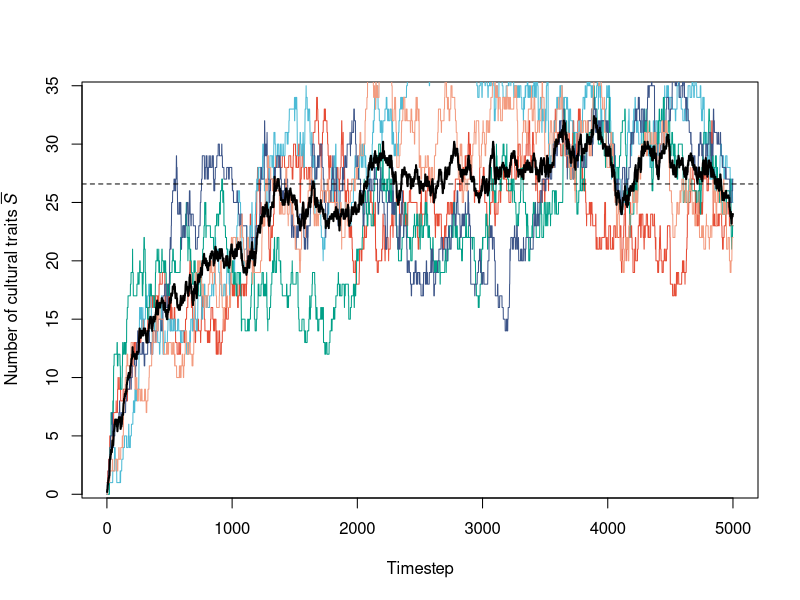
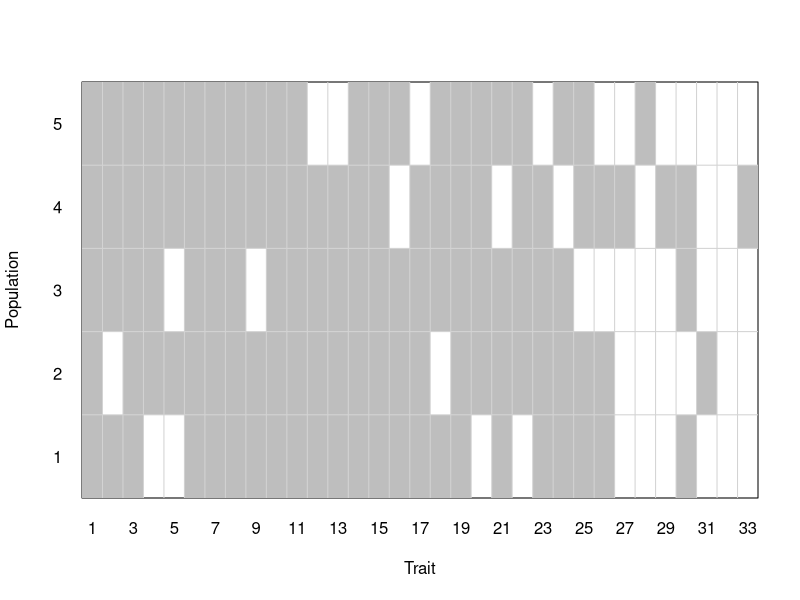
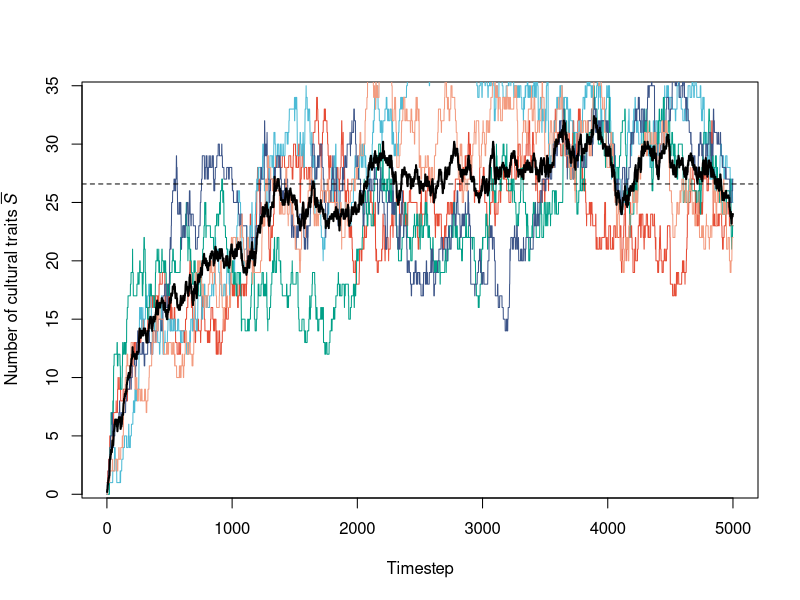
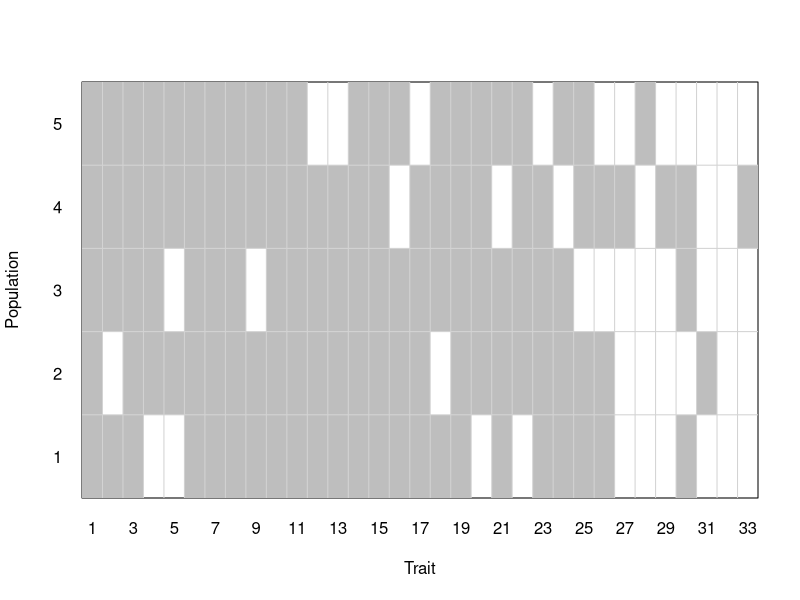

The R source for these figures, in order: (Note: a time limit stopped this script after it produced the figures.)

# model 1: cultural traditions---------------------------

# parameters:
# N, number of individuals per population
# p, number of populations (so total number of individuals is pN)
# a, prob of social learning each trait of random target
# mu, expected number of traits to be invented
# m, expected number of individuals migrating out of population
# t_max, maximum number of timesteps

# outcomes:
# S, total number of unique traits in the population
# s, mean cultural similarity between groups (when p>1)


kempe_model1 <- function(N = 100, p = 5, a = 0.9, mu = 0.1, m = 0, t_max = 5000) {
  
  # trait matrix: each column is an agent, each row is a trait. 1=know that trait
  traits <- matrix(0, nrow = 100, ncol = p*N) 
  
  # record total number of traits in each population
  num_traits <- matrix(NA, nrow = t_max, ncol = p)
  
  # record final traits known in each population
  final_traits <- matrix(NA, nrow = 100, ncol = p)
  
  for (t in 1:t_max) {
    
    for (pop in 1:p) {
      
      # 1. pick random individual and replace with naive
      new_agent <- (pop-1)*N + sample(N, 1)
      traits[,new_agent] <- 0
      
      # 2. naive picks random other agent and copies their traits with prob a per trait
      demonstrator <- sample(setdiff(seq((pop-1)*N + 1, (pop-1)*N + N), new_agent), 1)
      demonstrator_traits <- which(traits[,demonstrator] == 1)
      copy_prob <- runif(nrow(traits)) < a
      for (i in demonstrator_traits) if (copy_prob[i]) traits[i,new_agent] <- 1
      
      # 3. naive innovates new traits with expectation mu, using poisson distribution
      num_innovate <- rpois(1, mu)
      if (sum(num_innovate) > 0) {
        for (i in 1:num_innovate) {
          traits[which(rowSums(traits[,((pop-1)*N+1):((pop-1)*N+N)]) == 0)[1], new_agent] <- 1
        }
      }
      
      # 4. naive migrates with prob m/2 to random other population
      if (p > 1 & runif(1) < (m/2)) {
        if (p == 2) destination <- (1:p)[-pop]
        if (p > 2) destination <- sample((1:p)[-pop], 1)
        return_migrant <- sample(((destination-1)*N+1):((destination-1)*N+N), 1)
        return_migrant_traits <- traits[,return_migrant]
        traits[,return_migrant] <- traits[,new_agent]
        traits[,new_agent] <- return_migrant_traits
      }
      
      # store number of traits for this population
      num_traits[t,pop] <- sum(rowSums(traits[,((pop-1)*N+1):((pop-1)*N+N)]) > 0)
      
      # store final traits if t=t_max
      if (t == t_max) final_traits[,pop] <- rowSums(traits[,((pop-1)*N+1):((pop-1)*N+N)]) > 0
    }
    
  }
  
  # expected number of traits, S, from Strimling et al. (2009) equation 3
  expected_S <- (mu*N/a)*log((1/(1-a))) + mu / (1-a)
  
  # observed mean number of traits in last 50% of timesteps
  observed_S <- mean(tail(num_traits, t_max/2))
  
  # observed final number of traits at last timestep
  S <- mean(tail(num_traits, 1))
  
  # mean similarity between populations, s
  # number of traits in either population / number of traits in both populations
  # averaged across all possible pairs of populations
  s <- 0
  if (p > 1) {
    
    for (i in 1:(p-1)) {
      for (j in (i+1):p) {
        # avoid divide by zero when neither group knows any traits
        if (sum(final_traits[,i] + final_traits[,j] > 0) > 0) {
          s <- s + sum(final_traits[,i] + final_traits[,j] > 1) / sum(final_traits[,i] + final_traits[,j] > 0)
        }
      }
    }
    
    s <- s / choose(p,2)
  }
  
  # output
  list(num_traits = num_traits,
       final_traits = final_traits,
       expected_S = expected_S,
       observed_S = observed_S,
       S = S,
       s = s)
}

## run model 1-------------------------------

kempe_model1_output <- kempe_model1()

## fig1a, time series of S-----------------------------------

kempe_fig1a <- function(kempe_model1_output) {
  
  # plot number of traits over time
  cols <- c("#E64B35","#4DBBD5","#00A087","#3C5488","#F39B7F","#8491B4","#91D1C2","#DC0000","#7E6148","#B09C85")
  
  num_traits <- kempe_model1_output$num_traits
  
  plot(num_traits[,1], type = 'l', col = cols[1],
       ylab = expression(Number~of~cultural~traits~italic(bar(S))),
       xlab = "Timestep")
  if (ncol(num_traits) > 1) {
    for (pop in 2:ncol(num_traits)) lines(num_traits[,pop], type = 'l', col = cols[pop])
    lines(rowMeans(num_traits), type = 'l', lwd = 2)
  }
  abline(h = kempe_model1_output$expected_S, lty = 2)
  
}

kempe_fig1a(kempe_model1_output)

data.frame(expected_S = kempe_model1_output$expected_S, 
           observed_S = kempe_model1_output$observed_S)

# save plot
png(file = "fig1a.png", width = 7, height = 5, units = "in", res = 600)
kempe_fig1a(kempe_model1_output)
dev.off()

## fig 1b, example trait profile for p groups--------------------

kempe_fig1b <- function(kempe_model1_output) {
  
  # highest known trait
  h <- max(which(rowSums(kempe_model1_output$final_traits) > 0))
  
  # truncate data to traits known by at least one population
  profiles <- kempe_model1_output$final_traits[1:h,]
  p <- ncol(profiles)
  
  plot(1, type="n", xlab="Trait", ylab="Population", 
       xlim=c(0, h), ylim=c(0, p),
       yaxt = "n", xaxt = "n",
       xaxs = "i", yaxs = "i")
  axis(1, at = 0.5:(h-0.5),
       labels = 1:h,
       tick = F, las = 1)
  axis(2, at = 0.5:(p-0.5),
       labels = 1:p,
       tick = F, las = 1)
  
  for (i in 1:h) {
    for (j in 1:p) {
      if (profiles[i,j]) rect(i-1,j-1,i,j, col = "grey", lwd = 0)
    }
  }
  
  grid(nx = h, ny = p, lty = 1)
  
}

kempe_fig1b(kempe_model1_output)

# save plot
png(file = "fig1b.png", width = 7, height = 4, units = "in", res = 600)
kempe_fig1b(kempe_model1_output)
dev.off()


## figure 2a, s against N------------------------

fig2a_data <- data.frame(N = seq(10,100,10),
                         s = rep(0, 10))
r_max <- 1500  # independent runs per data point
counter <- 0

for (i in 1:nrow(fig2a_data)) {
  for (r in 1:r_max) {
    
    counter <- counter + 1
    cat("Run", counter, "of", nrow(fig2a_data)*r_max, fill=T)
    
    fig2a_data$s[i] <- fig2a_data$s[i] + kempe_model1(a = 0.9, p = 5, mu = 0.1, 
                                                      m = 0, t_max = 2000, 
                                                      N = fig2a_data$N[i])$s
    
  }
}
fig2a_data$s <- fig2a_data$s / r_max

# save data
save(fig2a_data, file = "fig2a_data.Rda")

# load data
#load(file = "fig2a_data.Rda")

kempe_fig2a <- function(fig2a_data) {
  
  plot(y = fig2a_data$s, x = fig2a_data$N, type = 'b', 
       ylab = expression(Mean~similarity~between~populations~italic(bar(s))),
       xlab = expression(Population~size~italic(N)))
  
}

kempe_fig2a(fig2a_data)

# save plot
png(file = "fig2a.png", width = 7, height = 5, units = "in", res = 600)
kempe_fig2a(fig2a_data)
dev.off()


## figure 2b, s against a, no migration---------------------------------

fig2b_data <- data.frame(a = seq(0.1,0.9,0.1),
                         s = rep(0, 9))
r_max <- 1500  # independent runs per data point
counter <- 0

for (i in 1:nrow(fig2b_data)) {
  for (r in 1:r_max) {
    
    counter <- counter + 1
    cat("Run", counter, "of", nrow(fig2b_data)*r_max, fill=T)
    
    fig2b_data$s[i] <- fig2b_data$s[i] + kempe_model1(N = 50, p = 5, mu = 0.1, 
                                                      t_max = 2000, m = 0,
                                                      a = fig2b_data$a[i])$s
    
  }
}
fig2b_data$s <- fig2b_data$s / r_max

# save data
save(fig2b_data, file = "fig2b_data.Rda")

# load data
#load(file = "fig2b_data.Rda")

kempe_fig2b <- function(fig2b_data) {
  
  plot(y = fig2b_data$s, x = fig2b_data$a, type = 'b', 
       ylab = expression(Mean~similarity~between~populations~italic(bar(s))),
       xlab = expression(Accuracy~of~social~learning~italic(a)))
  
}

kempe_fig2b(fig2b_data)

# save plot
png(file = "fig2b.png", width = 7, height = 5, units = "in", res = 600)
kempe_fig2b(fig2b_data)
dev.off()
  

## fig 2c, contour plot for s, a and N----------------------------

N_values <- seq(10,100,10)
a_values <- seq(0.1,0.9,0.1)
r_max <- 1500

# cols are N values, rows are a values 
s_matrix <- matrix(0, ncol = length(N_values), nrow = length(a_values))

counter <- 0

for (N in N_values) {
  for (a in a_values) {
    for (r in 1:r_max) {
      
      counter <- counter + 1
      cat("Run", counter, "of", length(s_matrix)*r_max, fill=T)
      
      s_matrix[which(a_values == a), which(N_values == N)] <- 
        s_matrix[which(a_values == a), which(N_values == N)] +
        kempe_model1(t_max=2000, p=5, mu=0.1, m=0, N=N, a=a)$s
      
    }
  }
}
s_matrix <- s_matrix / r_max

# save data
save(s_matrix, file = "s_matrix.Rda")

# load data
#load(file = "s_matrix.Rda")

kempe_fig2c <- function(a_values, N_values, s_matrix) {
  
  contour(x = a_values, y = N_values, z = s_matrix,
          levels = seq(0.3,0.65,0.1),
          xlab = expression(Accuracy~of~social~learning~italic(a)),
          ylab = expression(Population~size~italic(N)),
          xaxs = "i", yaxs = "i")
  
}

kempe_fig2c(a_values, N_values, s_matrix)

# save plot
png(file = "fig2c.png", width = 7, height = 5, units = "in", res = 600)
kempe_fig2c(a_values, N_values, s_matrix)
dev.off()

## fig 3a, m and S------------------------

fig3_data <- data.frame(m = seq(0,0.5,0.05),
                         S = rep(0, 11),
                         s = rep(0, 11))

r_max <- 2000  # independent runs per data point
counter <- 0

for (i in 1:nrow(fig3_data)) {
  for (r in 1:r_max) {
    
    counter <- counter + 1
    cat("Run", counter, "of", nrow(fig3_data)*r_max, fill=T)
    
    d <- kempe_model1(a = 0.9, p = 5, mu = 0.1, 
                      t_max = 2000, N = 50,
                      m = fig3_data$m[i])
    fig3_data$S[i] <- fig3_data$S[i] + d$S
    fig3_data$s[i] <- fig3_data$s[i] + d$s
    
  }
}

fig3_data$S <- fig3_data$S / r_max
fig3_data$s <- fig3_data$s / r_max

# save data
save(fig3_data, file = "fig3_data.Rda")

# load data
#load(file = "fig3_data.Rda")

kempe_fig3a <- function(fig3_data) {
  
  plot(y = fig3_data$S, x = fig3_data$m, type = 'b', 
       ylab = expression(Mean~number~of~traits~italic(bar(S))),
       xlab = expression(Migration~rate~italic(m)))
  
}

kempe_fig3a(fig3_data)

# save plot
png(file = "fig3a.png", width = 7, height = 5, units = "in", res = 600)
kempe_fig3a(fig3_data)
dev.off()


## fig 3b, m and s------------------------

kempe_fig3b <- function(fig3_data) {
  
  plot(y = fig3_data$s, x = fig3_data$m, type = 'b', 
       ylab = expression(Mean~similarity~between~populations~italic(bar(s))),
       xlab = expression(Migration~rate~italic(m)))
  
}

kempe_fig3b(fig3_data)

# save plot
png(file = "fig3b.png", width = 7, height = 5, units = "in", res = 600)
kempe_fig3b(fig3_data)
dev.off()


# model 2: cumulative culture---------------------

# parameters:
# N, number of individuals
# a, prob of social learning each trait level of n random targets
# n, number of demonstrators
# mu, expected number of traits to be invented
# t_max, maximum number of timesteps

# output
# l, mean trait level per timestep
# final traits at end of sim

kempe_model2 <- function(N = 100, a = 0.7, mu = 0.1, n = 3, t_max = 10000) {
  
  # trait vector: trait level of each agent
  traits <- rep(0,N) 
  
  # record mean trait level at each timestep
  mean_level <- rep(NA, t_max)
  
  for (t in 1:t_max) {
      
      # 1. pick random individual and replace with naive
      new_agent <- sample(N, 1)
      traits[new_agent] <- 0
      
      # 2. naive picks n random other agents and copies their traits with prob a per trait
      dems <- sample((1:N)[-new_agent], n)
      # for each demonstrator i
      for (i in dems) {
        # if dem has higher level than new agent
        if (traits[i] > traits[new_agent]) {
          # for each higher level j
          for (j in (traits[new_agent]+1):traits[i]) {
            # with probability a
            if (runif(1) < a) {
              # copy trait
              traits[new_agent] <- j
            } else {
              # otherwise stop and move to next dem
              break
            }
          }
        }
      }
      
      # 3. naive innovates new trait with probability mu
      if (runif(1) < mu) traits[new_agent] <- traits[new_agent] + 1
      
      # store mean trait level l
      mean_level[t] <- mean(traits)
    
  }
  
  # output
  list(mean_level = mean_level,
       final_traits = traits)
  
}

## run model 2-----------------------

kempe_model2_output <- kempe_model2()

## fig 4a, time series for l---------------

kempe_fig4a <- function(kempe_model2_output) {
  
  plot(kempe_model2_output$mean_level, type = 'l',
       ylab = expression(Average~level~~italic(bar(l))),
       xlab = "Timestep")
  
}

kempe_fig4a(kempe_model2_output)

# save plot
png(file = "fig4a.png", width = 7, height = 5, units = "in", res = 600)
kempe_fig4a(kempe_model2_output)
dev.off()


## fig 4b, trait distribution---------------

kempe_fig4b <- function(kempe_model2_output) {
  
  barplot(table(kempe_model2_output$final_traits) / length(kempe_model2_output$final_traits),
          ylab = "Proportion of population",
          xlab = "Level")
  
}

kempe_fig4b(kempe_model2_output)

# save plot
png(file = "fig4b.png", width = 6, height = 5, units = "in", res = 600)
kempe_fig4b(kempe_model2_output)
dev.off()


## fig 5a, l and n---------------

fig5a_data <- data.frame(n = 1:10,
                         l = rep(0, 10))
r_max <- 20  # independent runs per data point
counter <- 0

for (i in 1:nrow(fig5a_data)) {
  for (r in 1:r_max) {
    
    counter <- counter + 1
    cat("Run", counter, "of", nrow(fig5a_data)*r_max, fill=T)
    
    fig5a_data$l[i] <- fig5a_data$l[i] + tail(kempe_model2(a = 0.9, mu = 0.1, 
                                                           t_max = 10000, N = 100,
                                                           n = fig5a_data$n[i])$mean_level, 1)
    
  }
}
fig5a_data$l <- fig5a_data$l / r_max

# save data
save(fig5a_data, file = "fig5a_data.Rda")

# load data
#load(file = "fig5a_data.Rda")

kempe_fig5a <- function(fig5a_data) {
  
  plot(y = fig5a_data$l, x = fig5a_data$n, type = 'b', 
       ylab = expression(Average~level~italic(bar(l))),
       xlab = expression(Number~of~cultural~models~italic(n)))
  
}

kempe_fig5a(fig5a_data)

# save plot
png(file = "fig5a.png", width = 7, height = 5, units = "in", res = 600)
kempe_fig5a(fig5a_data)
dev.off()


## fig 5b, l and a---------------

fig5b_data <- data.frame(a = seq(0,0.95,0.05),
                         l = rep(0, length(seq(0,0.95,0.05))))
r_max <- 20  # independent runs per data point
counter <- 0

for (i in 1:nrow(fig5b_data)) {
  for (r in 1:r_max) {
    
    counter <- counter + 1
    cat("Run", counter, "of", nrow(fig5b_data)*r_max, fill=T)
    
    fig5b_data$l[i] <- fig5b_data$l[i] + tail(kempe_model2(n = 3, mu = 0.1, 
                                                           t_max = 10000, N = 100,
                                                           a = fig5b_data$a[i])$mean_level, 1)
    
  }
}
fig5b_data$l <- fig5b_data$l / r_max

# save data
save(fig5b_data, file = "fig5b_data.Rda")

# load data
#load(file = "fig5b_data.Rda")

kempe_fig5b <- function(fig5b_data) {
  
  plot(y = fig5b_data$l, x = fig5b_data$a, type = 'b', 
       ylab = expression(Average~level~italic(bar(l))),
       xlab = expression(Accuracy~of~social~learning~italic(a)))
  
}

kempe_fig5b(fig5b_data)

# save plot
png(file = "fig5b.png", width = 7, height = 5, units = "in", res = 600)
kempe_fig5b(fig5b_data)
dev.off()


## fig 5c, contour of l, a and n----------------------

n_values <- 1:10
a_values <- seq(0,0.95,0.05)
r_max <- 1

# cols are a values, rows are n values 
l_matrix <- matrix(0, ncol = length(a_values), nrow = length(n_values))

counter <- 0

for (a in a_values) {
  for (n in n_values) {
    for (r in 1:r_max) {
      
      counter <- counter + 1
      cat("Run", counter, "of", length(l_matrix)*r_max, fill=T)
      
      l_matrix[which(n_values == n), which(a_values == a)] <- 
        l_matrix[which(n_values == n), which(a_values == a)] +
        tail(kempe_model2(n = n, a = a, mu = 0.1, 
                          t_max = 10000, N = 100)$mean_level, 1)
      
    }
  }
}
l_matrix <- l_matrix / r_max

# save data
save(l_matrix, file = "l_matrix.Rda")

# load data
#load(file = "l_matrix.Rda")

kempe_fig5c <- function(n_values, a_values, l_matrix) {
  
  contour(x = n_values, y = a_values, z = l_matrix,
          levels = c(1,2,3,4,5,10,20,50),
          xlab = expression(Number~of~cultural~models~italic(n)),
          ylab = expression(Accuracy~of~social~learning~italic(a)),
          xaxs = "i", yaxs = "i")
  
}

kempe_fig5c(n_values, a_values, l_matrix)

# save plot
png(file = "fig5c.png", width = 7, height = 5, units = "in", res = 600)
kempe_fig5c(n_values, a_values, l_matrix)
dev.off()


## fig 5d (extra), l and mu---------------

mu_values <- seq(0.1,1,0.1)

fig5d_data <- data.frame(mu = mu_values,
                         l = rep(0, length(mu_values)))
r_max <- 20  # independent runs per data point
counter <- 0

for (i in 1:nrow(fig5d_data)) {
  for (r in 1:r_max) {
    
    counter <- counter + 1
    cat("Run", counter, "of", nrow(fig5d_data)*r_max, fill=T)
    
    fig5d_data$l[i] <- fig5d_data$l[i] + tail(kempe_model2(n = 3, a = 0.7, 
                                                           t_max = 10000, N = 100,
                                                           mu = fig5d_data$mu[i])$mean_level, 1)
    
  }
}
fig5d_data$l <- fig5d_data$l / r_max

# save data
save(fig5d_data, file = "fig5d_data.Rda")

# load data
#load(file = "fig5d_data.Rda")

kempe_fig5d <- function(fig5d_data) {
  
  plot(y = fig5d_data$l, x = fig5d_data$mu, type = 'b', 
       ylab = expression(Average~level~italic(bar(l))),
       xlab = expression(Probability~of~innovation~italic(mu)),
       ylim = c(0,max(fig5d_data$l)*1.5))
  
}

kempe_fig5d(fig5d_data)

# save plot
png(file = "fig5d.png", width = 7, height = 5, units = "in", res = 600)
kempe_fig5d(fig5d_data)
dev.off()
